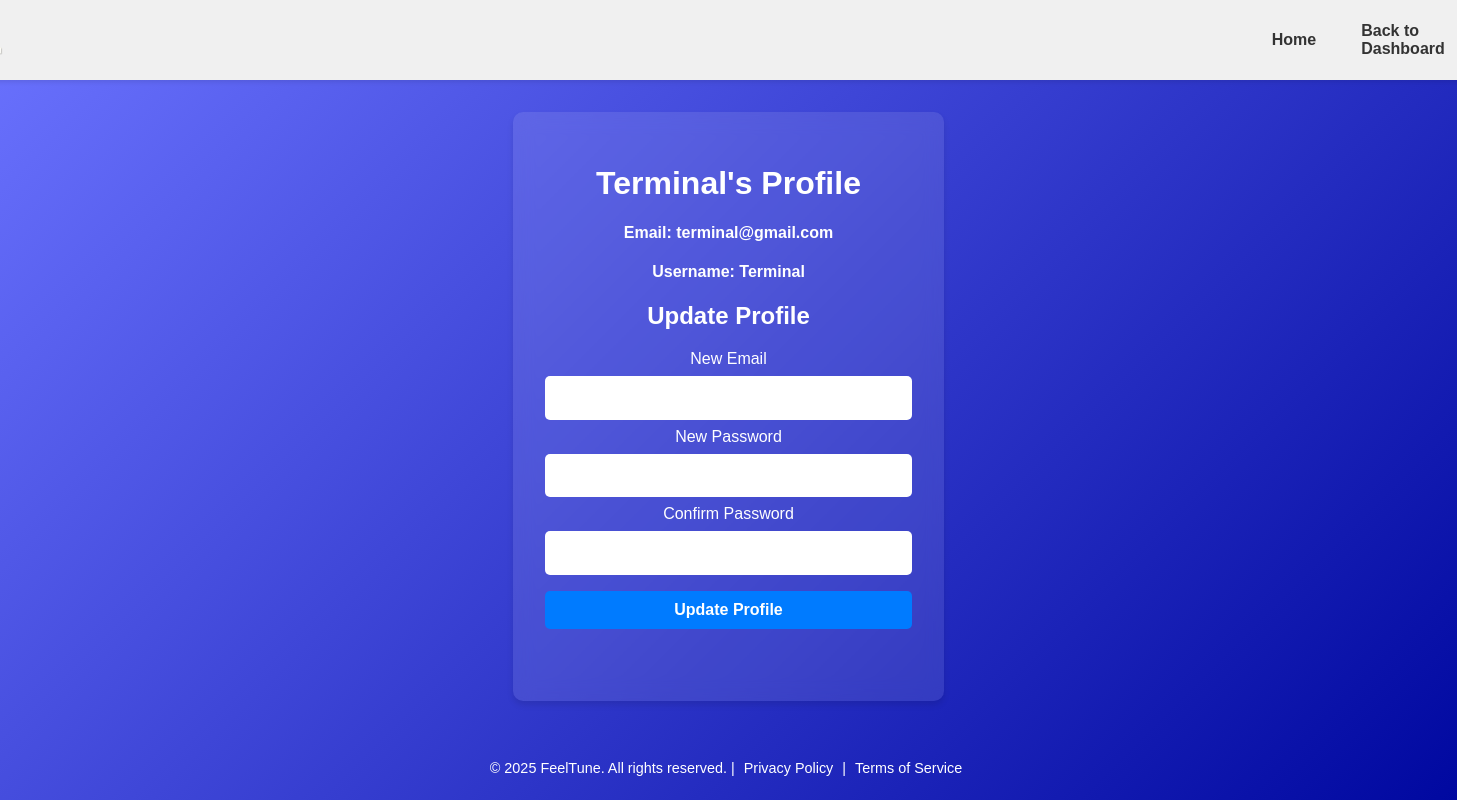
Before: /profile/ (signed in) with the older database file.
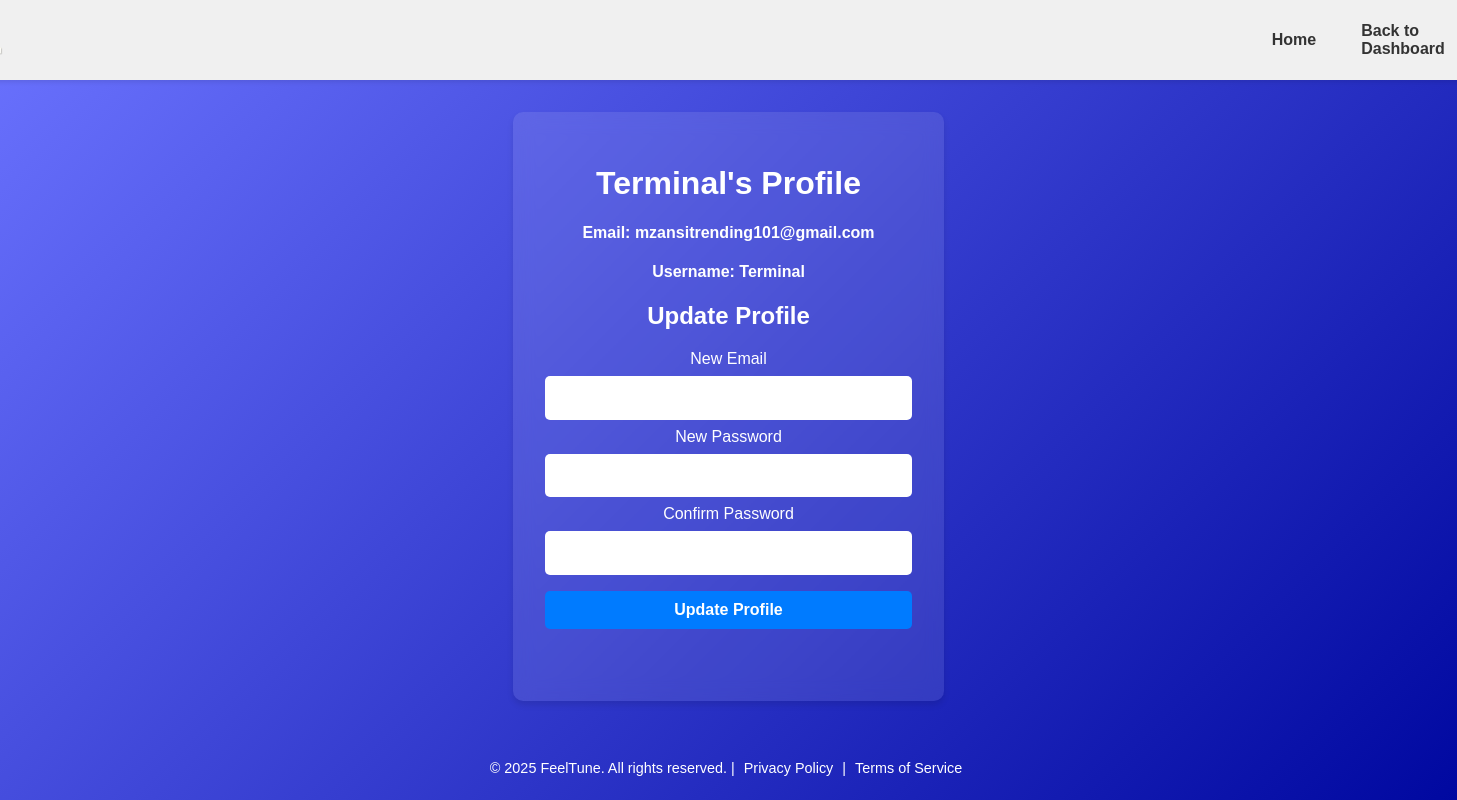
After: the same page with the newer database file.
### models.py (models this page shows, shortened)
class User(db.Model, UserMixin):
    id = db.Column(db.Integer, primary_key=True)
    username = db.Column(db.String(80), nullable=False, unique=True)
    email = db.Column(db.String(120), nullable=False, unique=True)
    password = db.Column(db.String(200), nullable=False)

### profile.py (the view, shortened to what this page needs)
@profile_bp.route('/', methods=['GET', 'POST'])
@login_required
def profile():
    form = ProfileUpdateForm()
    return render_template('profile.html', user=current_user, form=form)

### profileupdateform.py (shortened to what this page needs)
class ProfileUpdateForm(FlaskForm):
    email = StringField(
        'New Email',
        validators=[DataRequired(), Email()]
    )
    password = PasswordField(
        'New Password',
        validators=[
            DataRequired(),
            Length(min=8),
            Regexp(
                r'^(?=.*[A-Za-z])(?=.*\d).+$',
                message="Password must contain at least one letter and one number."
            )
        ]
    )
    confirm_password = PasswordField(
        'Confirm Password',
        validators=[
            DataRequired(),
            EqualTo('password', message="Passwords must match.")
        ]
    )
    submit = SubmitField('Update Profile')

### app.py (called while the page is built)
@login_manager.user_loader
def load_user(user_id):
    return User.query.get(int(user_id))

### templates/profile.html (shortened to what this page needs)
<!DOCTYPE html>
<html lang="en">
<head>
    <link rel="stylesheet" href="{{ url_for('static', filename='css/style.css') }}">
    <link rel="stylesheet" href="{{ url_for('static', filename='css/flashed.css') }}">
    <link rel="stylesheet" href="{{ url_for('static', filename='css/dashboarddropdown.css') }}">
    <link rel="stylesheet" href="{{ url_for('static', filename='css/dashboardextend.css') }}">
    <link rel="stylesheet" href="{{ url_for('static', filename='css/dashboard.css') }}">
    <link rel="stylesheet" href="{{ url_for('static', filename='css/slidebutton.css') }}">
</head>
<body>
        <header>
            <div class="header-left">
                <a href="/"><img src="{{ url_for('static', filename='graphic/logo.png') }}" alt="FeelTune Logo" class="logo"></a>
            </div>
            <nav>
                <a href="/">Home</a>
                <a href="/dashboard">Back to Dashboard</a>
            </nav>
        </header>
    <div class="profile-container">
        <h1>{{ user.username }}'s Profile</h1>
        <h4>Email: {{ user.email }}</h4>
        <h4>Username: {{ user.username }}</h4>
        <h2>Update Profile</h2>
        <form method="POST">
            <div>
                {{ form.email.label }}
                {{ form.email(class="form-control") }}
            </div>
            <div>
                {{ form.password.label }}
                {{ form.password(class="form-control") }}
            </div>
            <div>
                {{ form.confirm_password.label }}
                {{ form.confirm_password(class="form-control") }}
            </div>
            <div>
                {{ form.submit(class="btn") }}
            </div>
        </form>
    </div>
    <footer>
        <p>&copy; 2025 FeelTune. All rights reserved. | <a href="/privacy">Privacy Policy</a> | <a href="/terms">Terms of Service</a></p>
    </footer>
</body>
</html>

### static/css/style.css (style rules this page uses)
body { font-family: Arial, sans-serif; margin: 0; padding: 0; display: flex; justify-content: center; align-items: center; min-height: 100vh; background: linear-gradient(135deg, #6b73ff, #0008a0); color: #fff; }
h1 { margin-bottom: 1rem; font-size: 2rem; color: #fff; }
input { margin: 0.5rem 0; padding: 0.8rem; border: none; border-radius: 5px; width: 100%; box-sizing: border-box; font-size: 1rem; }
p { font-size: 0.9rem; }

### static/css/dashboarddropdown.css (style rules this page uses)
nav { display: flex; align-items: center; gap: 1.5rem; }

### static/css/dashboardextend.css (style rules this page uses)
body { font-family: sans-serif; margin: 0; padding: 0; background-color: #0008a0; display: flex; flex-direction: column; min-height: 100vh; }
header { background-color: #f0f0f0; padding: 10px 20px; display: flex; align-items: center; justify-content: space-between; gap: 1225px; box-shadow: 0 2px 5px rgba(0, 0, 0, 0.1); height: 60px; }
.header-left { display: flex; align-items: center; }
.logo { max-width: 120px; height: auto; margin-right: 10px; }
nav { display: flex; gap: 15px; }
nav a { text-decoration: none; color: #333; font-weight: bold; padding: 8px 15px; position: relative; transition: color 0.3s, transform 0.3s; }
nav a::before { content: ''; position: absolute; width: 0%; height: 2px; background-color: #0066cc; left: 50%; bottom: -5px; transition: width 0.3s, left 0.3s; }
footer { background-color: transparent; color: #fff; padding: 10px; text-align: center; margin-top: auto; }
footer a { color: #fff; text-decoration: none; margin: 0 5px; }

### static/css/dashboard.css (style rules this page uses)
.dashboard-container, .profile-container { text-align: center; max-width: 600px; margin: 2rem auto; background: rgba(255, 255, 255, 0.1); backdrop-filter: blur(10px); padding: 2rem; border-radius: 10px; color: #fff; box-shadow: 0 4px 6px rgba(0, 0, 0, 0.1); }
form { margin-bottom: 2rem; }

### static/css/slidebutton.css (style rules this page uses)
.btn { background-color: #007bff; color: white; border: none; padding: 10px 20px; font-size: 16px; font-weight: bold; gap: 10px; border-radius: 5px; cursor: pointer; transition: background-color 0.3s ease, transform 0.2s ease; }

Changed rows visible on the page:
changed User "Terminal": email "terminal@gmail.com" → "mzansitrending101@gmail.com"
